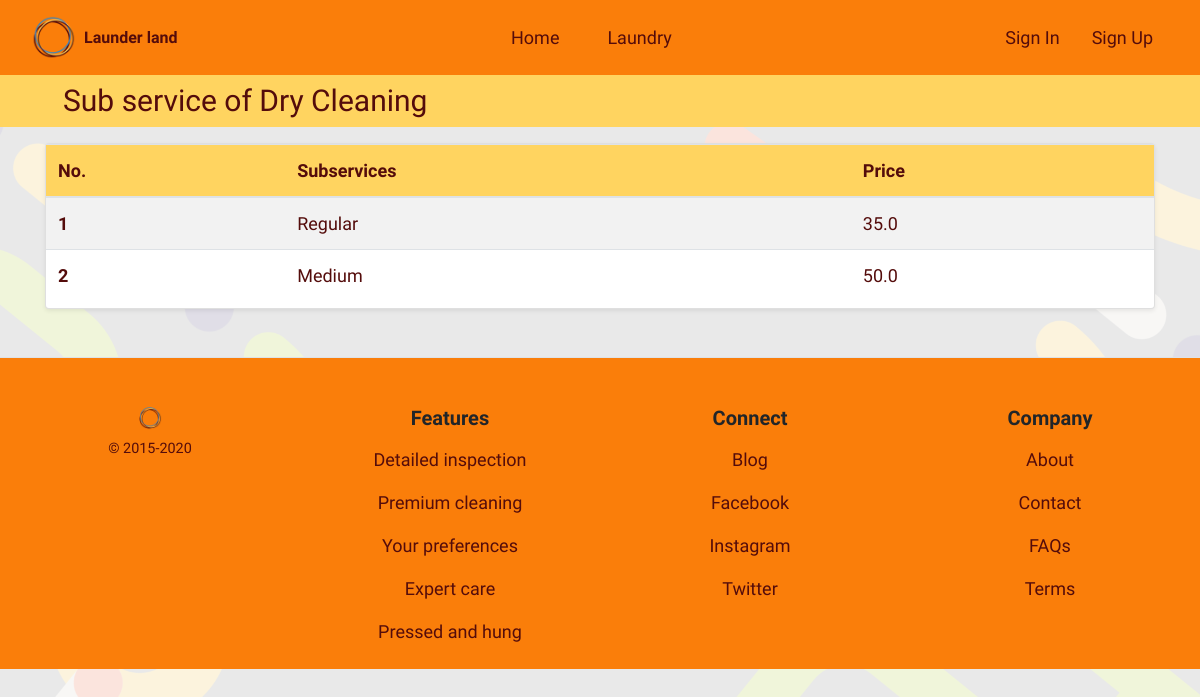
The app's page /staff/services/1/subservices/, older data.
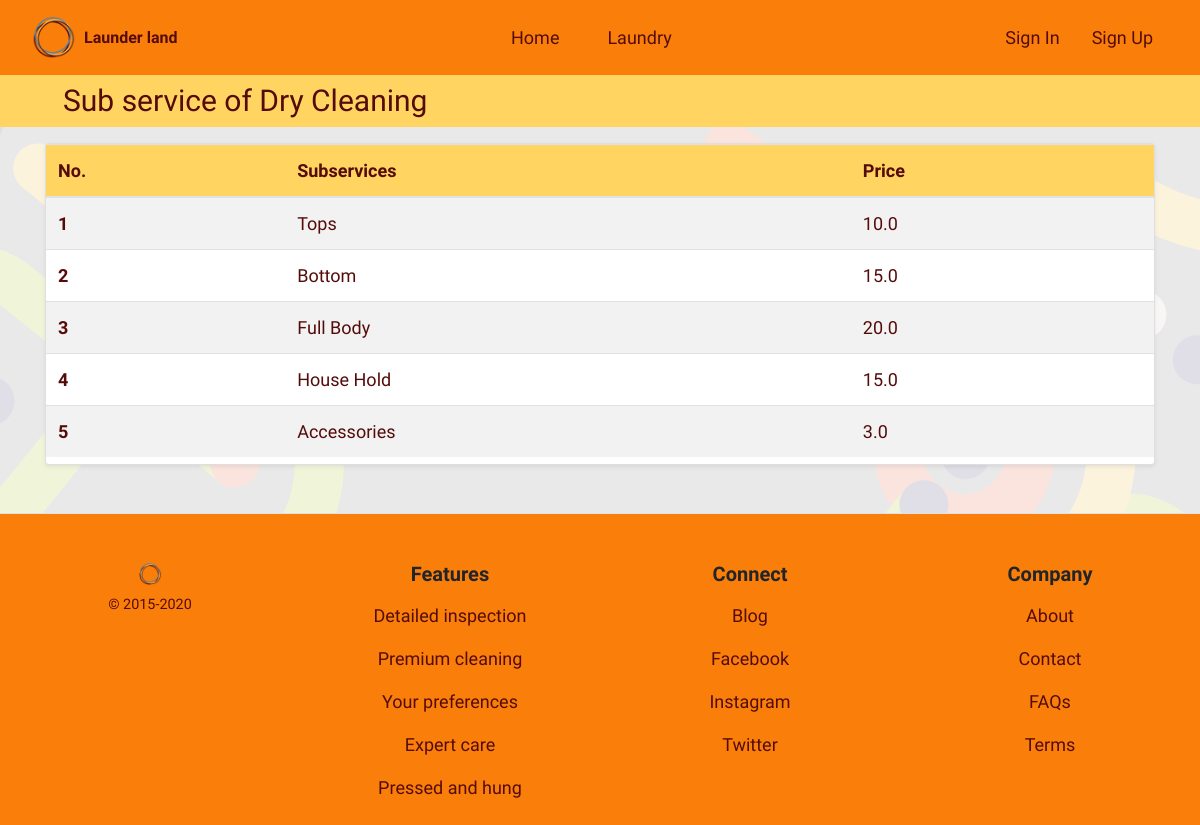
The same page, newer data.
### staffmodule/models.py (models this page shows, shortened)
class Subservice(models.Model):
    sub_service = models.CharField(max_length=35)
    price = models.FloatField(max_length=5)
    service = models.ForeignKey(Service, on_delete=CASCADE)

class Service(models.Model):
    service = models.CharField(max_length=50)
    def __str__(self):
        return self.service

### staffmodule/views.py (the view, shortened to what this page needs)
def sub_service_view(request, id):
    sub_service = Subservice.objects.filter(service=id)
    form = SubServiceForm(request.POST or None)
    context = {'form': form, 'sub_service': sub_service}
    return render(request, 'staffmodule/sub_service.html', context=context)

### templates/staffmodule/sub_service.html (shortened to what this page needs)
{% extends 'base_layout.html' %}
{% load crispy_forms_tags %}
{% load static %}
{% block content %}
<body id="staff">
    <article class="bg_light_orange_2 container-fluid py-2">
        <section class="pr-md-auto pl-md-5 text-center text-md-left">
            {% for data in sub_service %}
            {% if forloop.first %}
            <h3 class="brown mb-0 clamp_size_header">Sub service of {{ data.service }}</h3>
            {% endif %}
            {% endfor %}
        </section>
    </article>
    <article class="container my-2">
        <section class="card shadow-sm my-3 w-100">
            <div class="card-body p-0">
                <div class="table-responsive table-wrapper">
                    <table class="table table-striped table-hover mb-0 brown">
                        <thead class="bg_light_orange_2">
                            <tr>
                                <th scope="col">No.</th>
                                <th scope="col">Subservices</th>
                                <th scope="col">Price</th>
                            </tr>
                        </thead>
                        <tbody>
                            {% for data in sub_service %}
                            <tr>
                                {% if forloop %}
                                <th>{{forloop.counter}}</th>
                                {% endif %}
                                {% if user.user_type == 1 %}
                                <form id="edit_form{{ data.id }}" method="POST"
                                    action="{% url 'staffmodule:sub_service_edit' data.id %}">
                                    {% csrf_token %}
                                    <td>
                                        <input type="text" name="sub_service" class="form-control"
                                            value="{{ data.sub_service }}">
                                    </td>
                                    <td>
                                        <input type="text" name="price" class="form-control" value="{{ data.price }}">
                                    </td>
                                </form>
                                <td class="text-right">
                                    <input type="submit" form="edit_form{{ data.id }}" value="Save"
                                        class="btn btn-cust blue bold">
                                    <input type="button" name="submit" value="Delete" class="btn btn-cust red bold"
                                        data-toggle="modal" data-target="#del{{ data.id }}">
                                </td>
                                {% else %}
                                <td>{{ data.sub_service }}</td>
                                <td>{{ data.price }}</td>
                                {% endif %}
                            </tr>
                            {% endfor %}
                        </tbody>
                    </table>
                </div>
            </div>
        </section>
    </article>
</body>
{% endblock %}

Row changes from the older to the newer data that the page shows:
changed Subservice "Dry Cleaning": sub_service "Regular" → "Tops"; price "35.0" → "10.0"
changed Subservice: sub_service "Medium" → "Bottom"; price "50.0" → "15.0"
added Subservice: sub_service "Full Body", price "20.0"
added Subservice: sub_service "House Hold", price "15.0"
added Subservice: sub_service "Accessories", price "3.0"
